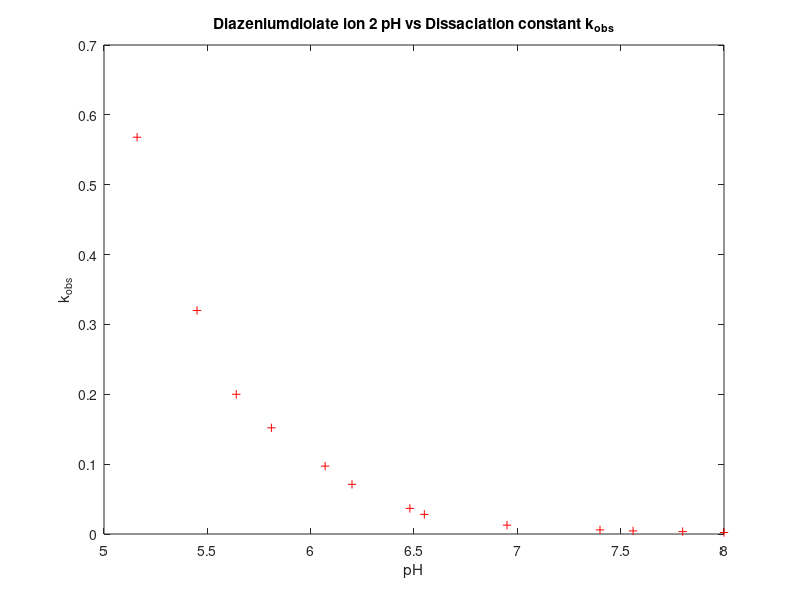
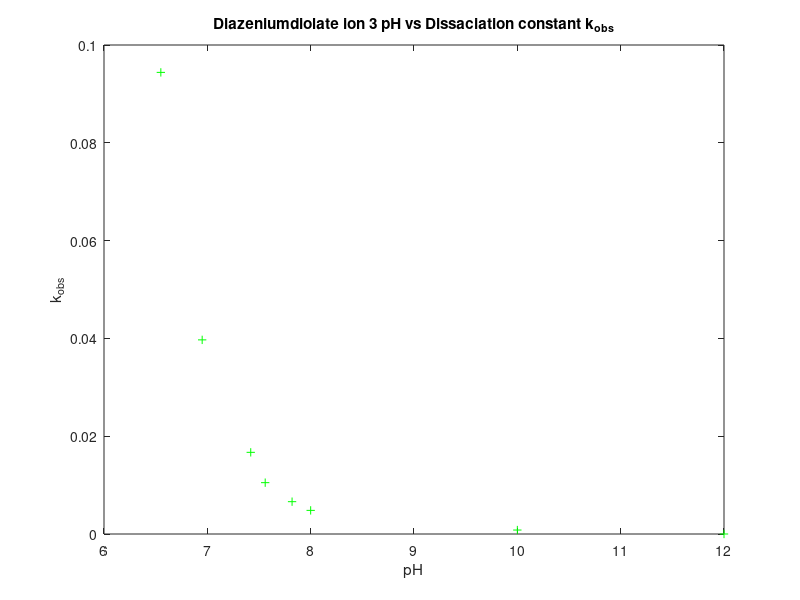
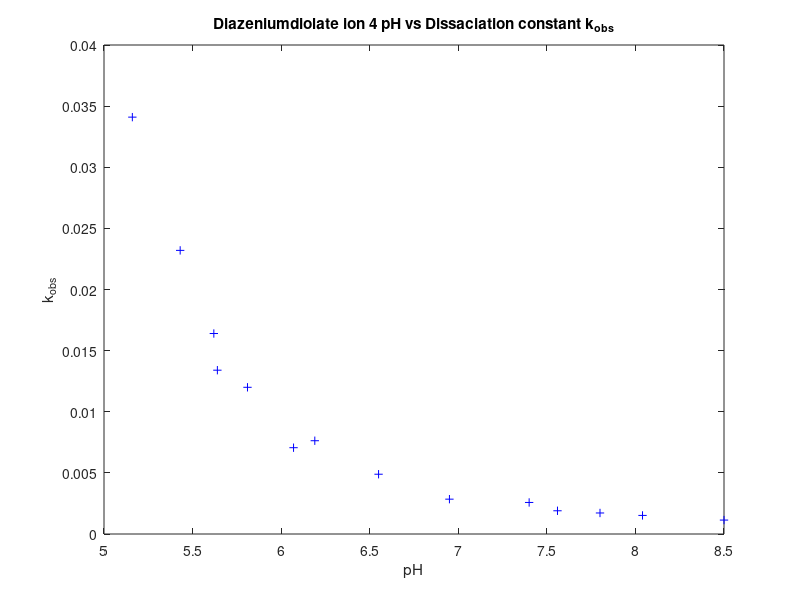
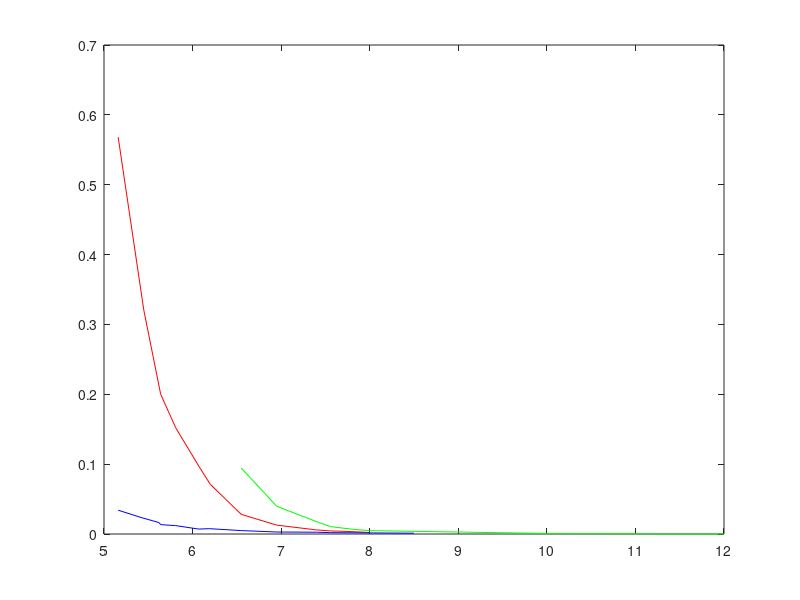

Reproduce these figures in MATLAB, in order. (Note: this script raises an error after producing the figures.)
%% Mikhail Grushko - Diazeniumdiolate ions concentration Modeling script

%% Cleanup

clearvars;
close all;
clc;

%% Diazeniumdiolate ion 2 pH vs Dissaciation constant data

figure;
pH2 = [8.00, 7.8, 7.56, 7.40, 6.95, 6.55, 6.48, 6.20, 6.07, 5.81, 5.64, 5.45, 5.16];
kobs2 = [0.00215, 0.00345, 0.00438, 0.00585, 0.0127, 0.0281, 0.0367, 0.0711, 0.0972, 0.152, 0.2, 0.32, 0.568];
plot(pH2, kobs2, 'r+');
title('Diazeniumdiolate ion 2 pH vs Dissaciation constant k_{obs}');
xlabel('pH')
ylabel('k_{obs}')

hold on;

%% Diazeniumdiolate ion 3 pH vs Dissaciation constant data

figure;
pH3 = [12, 10, 8, 7.82, 7.56, 7.42, 6.95, 6.55];
kobs3 = [8.2*10^(-7), 0.000810, 0.00483, 0.00661, 0.0105, 0.0167, 0.0397, 0.0944];
plot(pH3, kobs3, 'g+');
title('Diazeniumdiolate ion 3 pH vs Dissaciation constant k_{obs}');
xlabel('pH')
ylabel('k_{obs}')

%% Diazeniumdiolate ion 4 pH vs Dissaciation constant data

figure;
pH4 = [8.5, 8.04, 7.8, 7.56, 7.4, 6.95, 6.55, 6.19, 6.07, 5.81, 5.64, 5.62, 5.43, 5.16];
kobs4 = [0.00114, 0.00152, 0.00172, 0.0019, 0.00258, 0.00285, 0.00489, 0.00763, 0.00706, 0.0120, 0.0134, 0.0164, 0.0232, 0.0341];
plot(pH4, kobs4, 'b+');
title('Diazeniumdiolate ion 4 pH vs Dissaciation constant k_{obs}');
xlabel('pH')
ylabel('k_{obs}')

%% Data Overlay

figure;
plot(pH2, kobs2, 'r');
hold on;
plot(pH3, kobs3, 'g');
plot(pH4, kobs4, 'b');

%% Diazeniumdiolate ion 6 pH vs Dissaciation constant data

figure;
pH6 = [7.46, 7.24, 7.08, 6.80, 6.31, 6.08, 5.88, 5.04, 4.50, 4.47, 3.85, 3.44, 3.43, 3.30, 3.17, 2.99, 2.81, 2.56, 2.42, 2.04];
kobs6 = [7.98*10^(-6), 1.42*10^(-5), 1.87*10^(-5), 3.17*10^(-5), 7.43*10^(-5), 1.03*10^(-4), 1.63*10^(-4), 6.31*10^(-4), 2.06*10^(-3), 2.37*10^(-3), 5.828*10^(-3), 9.72*10^(-3), 0.0119, 0.0152, 0.0146, 0.0140, 0.0245, 0.0222, 0.0264, 0.0295];
halflife = [24.1, 13.6, 10.3, 6.1, 2.6, 1.9, 1.2, 0.305, 0.0933, 0.0816, 0.0333, 0.02, 0.0161, 0.0127, 0.0130, 0.0138, 0.0077, 0.0086, 0.0072, 0.0066];
plot(pH6, kobs6, 'b+');
title('Diazeniumdiolate ion 6 pH vs Dissaciation constant k_{obs}');
xlabel('pH')
ylabel('k_{obs}')
figure;
plot(pH6, halflife, 'b+');
title('Diazeniumdiolate ion 4 pH vs Half-Life');
xlabel('pH')
ylabel('k_{obs}')
hold on;
f = fit(pH6(:), halflife(:),'exp1')
plot(f);
title('Half-Life vs pH for deta NONOate ');
xlabel('pH')
ylabel('t_{1/2}, in days')
legend('Raw Data', 'Fitted Curve')

%% Model Fitting 
